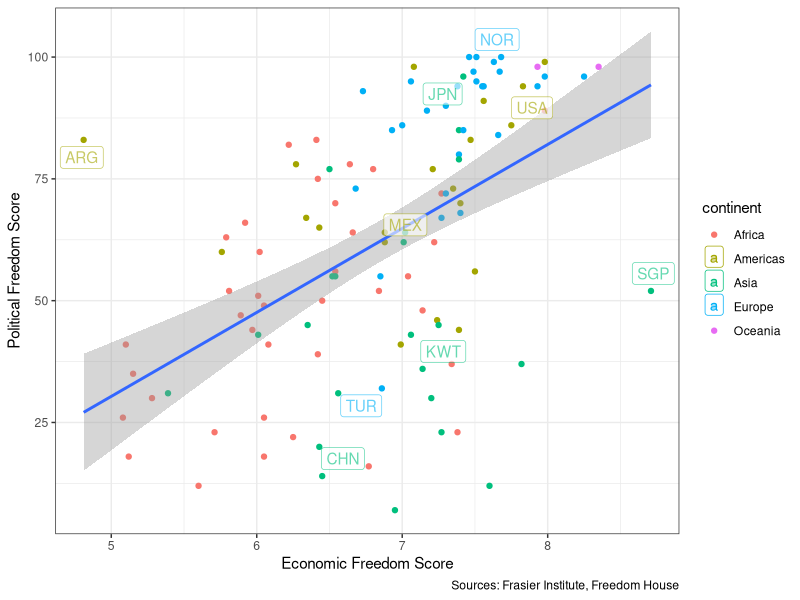
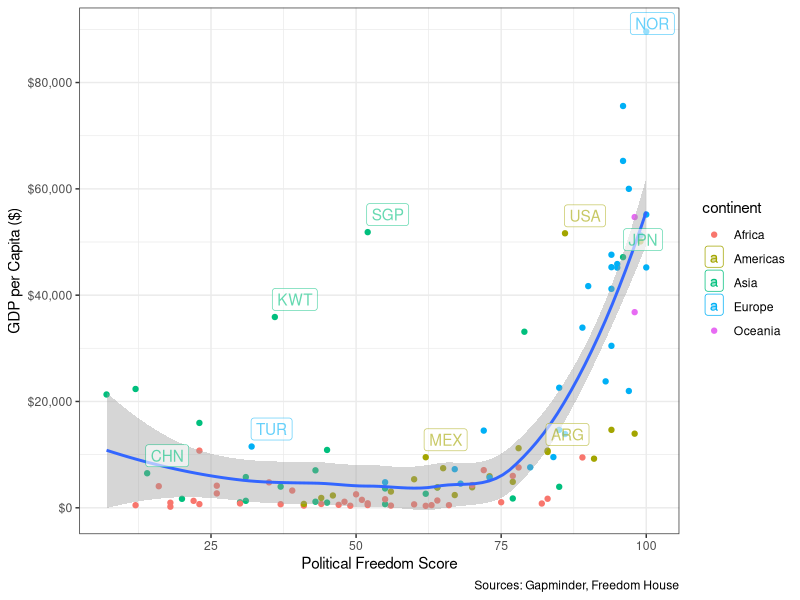

Recreate these plots in R, in order.
## ---- chunk 1
options(htmltools.dir.version = FALSE)
knitr::opts_chunk$set(message=F,
                      warning=F,
                      echo=F)
## ---- chunk 2
library("tidyverse")
library("here")
library("ggrepel")
polfreedom<-read.csv(here("./static/data/freedomhouse2018.csv"))
econfreedom<-read.csv(here("./static/data/econfreedom.csv"))
## ---- chunk 3
polfreedom2<-polfreedom %>%
  select(Country.Territory, Total)

polfreedom2<-rename(polfreedom2,Country=Country.Territory)

# combine datasets
freedom<-left_join(econfreedom, polfreedom2, by="Country")

interest<-filter(freedom, ISO %in% c("ARG", "SGP", "NOR", "KWT", "MEX", "TUR", "CHN", "JPN", "USA"))

## ---- chunk 4
ggplot(data=freedom, aes(x=ef,y=Total))+
  geom_point(aes(color=continent))+
  geom_smooth(data=freedom,method="lm")+
  geom_label_repel(data=interest, aes(ef, Total, label=ISO,color=continent),alpha=0.6)+
  xlab("Economic Freedom Score")+ylab("Political Freedom Score")+theme_bw()+labs(caption="Sources: Frasier Institute, Freedom House")

## ---- chunk 5
ggplot(data=freedom, aes(x=Total,y=gdp))+
  geom_point(aes(color=continent))+
  geom_smooth()+
  geom_label_repel(data=interest, aes(Total, gdp, label=ISO, color=continent),alpha=0.6, nudge_x=1, nudge_y=1)+
  scale_y_continuous(name="GDP per Capita ($)", labels=scales::dollar, breaks=seq(0,100000,20000))+
  xlab("Political Freedom Score")+ylab("GDP per Capita")+labs(caption="Sources: Gapminder, Freedom House")+theme_bw()
